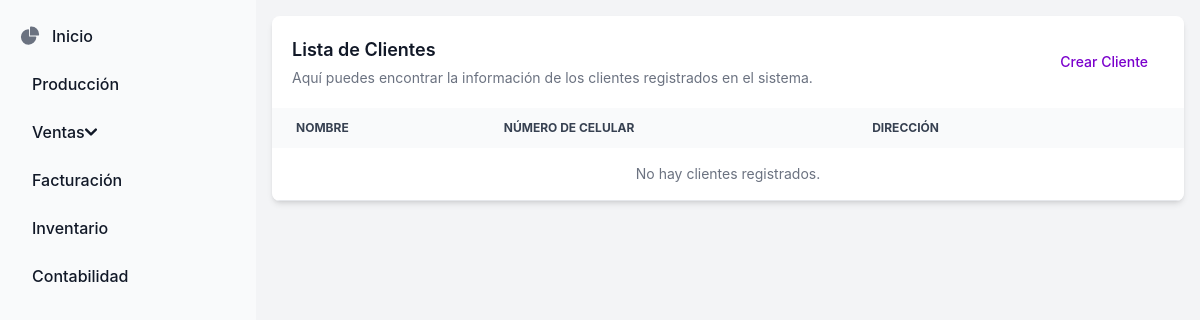
Page /core/clientes/ on the earlier database version.
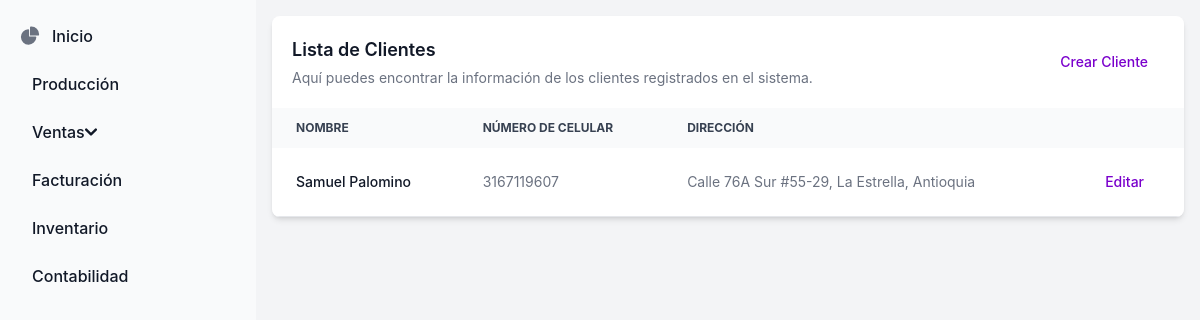
Same page on the later database version.
### core/models.py (models this page shows, shortened)
class Cliente(models.Model):
    id = models.AutoField(primary_key=True)
    nombre = models.CharField(max_length=100)
    celular = models.CharField(max_length=10)
    direccion = models.TextField(max_length=100)
    observaciones = models.TextField(blank=True, null=True, max_length=1000)

### core/views.py (the view)
# urls.py: path('clientes/', views.listar_clientes, name='listar_clientes'),
def listar_clientes(request):
    clientes = models.Cliente.objects.all()
    return render(request, 'core/listar_clientes.html', {'clientes': clientes})

### core/templates/core/listar_clientes.html (shortened to what this page needs)
{% extends "_base.html" %}
{% block content %}
    <div class="relative overflow-x-auto shadow-md sm:rounded-lg">
        <table class="w-full text-sm text-left text-gray-500 dark:text-gray-400">
            <caption class="p-5 text-lg font-semibold text-left text-gray-900 bg-white dark:text-white dark:bg-gray-800">
                <div class="flex justify-between items-center">
                    <div>
                        Lista de Clientes
                        <p class="mt-1 text-sm font-normal text-gray-500 dark:text-gray-400">
                            Aquí puedes encontrar la información de los clientes registrados en el sistema.
                        </p>
                    </div>
                    <a href="{% url 'crear_cliente' %}"
                        class="inline-block px-4 py-2 text-secondary-600 text-sm font-medium rounded hover:bg-secondary-50 hover:underline">
                        Crear Cliente
                    </a>
                </div>
            </caption>
            <thead class="text-xs text-gray-700 uppercase bg-gray-50 dark:bg-gray-700 dark:text-gray-400">
                <tr>
                    <th scope="col" class="px-6 py-3">Nombre</th>
                    <th scope="col" class="px-6 py-3">Número de Celular</th>
                    <th scope="col" class="px-6 py-3">Dirección</th>
                    <th scope="col" class="px-6 py-3">
                    </th>
                </tr>
            </thead>
            <tbody>
                {% for cliente in clientes %}
                <tr class="bg-white border-b dark:bg-gray-800 dark:border-gray-700">
                    <th scope="row" class="px-6 py-4 font-medium text-gray-900 whitespace-nowrap dark:text-white">
                        {{ cliente.nombre }}
                    </th>
                    <td class="px-6 py-4">
                        {{ cliente.celular }}
                    </td>
                    <td class="px-6 py-4">
                        {{ cliente.direccion }}
                    </td>
                    <td class="px-6 py-4 text-right">
                        <a href="{% url 'editar_cliente' cliente.id %}"
                           class="inline-block px-4 py-2 rounded font-medium text-secondary-600 hover:bg-secondary-50 hover:underline">
                            Editar
                        </a>
                    </td>
                </tr>
                {% empty %}
                <tr class="bg-white border-b dark:bg-gray-800 dark:border-gray-700">
                    <td colspan="4" class="px-6 py-4 text-center text-gray-500 dark:text-gray-400">
                        No hay clientes registrados.
                    </td>
                </tr>
                {% endfor %}
            </tbody>
        </table>
    </div>
{% endblock content %}

Differences in the rows shown:
added Cliente: nombre "Samuel Palomino", celular "3167119607", direccion "Calle 76A Sur #55-29, La Estrella, Antioquia"
Other differences:
text no longer shown: "No hay clientes registrados."
